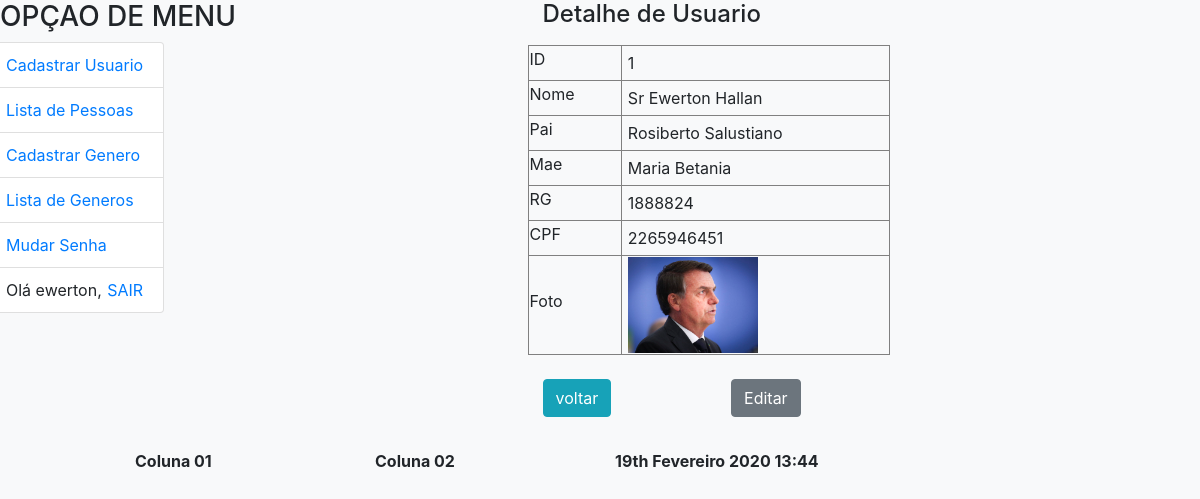
/pessoa/usuario_detalhe/1/ (signed in), run on the app's committed database.
### pessoa/models.py (models this page shows, shortened)
class Pessoa(models.Model):
    nome=models.CharField(
        max_length=100,
        null=False,
        blank=False,
        help_text='Escreva aqui o seu nome completo',
        verbose_name='Nome Completo',
        error_messages={
            'null':'Valor nulo nao permitido',
            'blank': 'Valor vazio',
        }
    )
    genero=models.ForeignKey(Genero)
    rg=models.IntegerField(
        help_text='Escreva aqui somente os numeros do RG',
        verbose_name='Número do RG',
        unique=True,
    )
    cpf=models.CharField(
        max_length=15,
        help_text='Escreva aqui somente os numeros do CPF',
        verbose_name='Número do CPF',
        unique=True,
        db_index=True,
    )
    estadocivil=models.CharField(
        max_length=20,
        choices=[
            ('S','Solteiro'),
            ('C','Casado'),
            ('V','Viúvo'),
            ('D','Desquitado'),
            ('U','União Estável'),
        ],
        error_messages={
            'invalid_choice':'Valor nao permitido',
        },
        default='S',
        db_index=True,
        verbose_name='Estado Cívil',
    )
    pai=models.CharField(
        max_length=100,
        help_text='Escreva aqui nome completo do seu pai',
        verbose_name='Nome do Pai',
    )
    mae=models.CharField(
        max_length=100,
        help_text='Escreva aqui nome completo do sua mae',
        verbose_name='Nome da Mãe',
    )
    email=models.CharField(
        max_length=200,
        help_text='Escreva aqui o seu e-mail',
        verbose_name='E-Mail',
    )
    telefone=models.CharField(
        max_length=15,
        help_text='Escreva aqui o numero de seu telefone (xx) 99999-9999',
        verbose_name='Telefone',
    )
    idade=models.IntegerField(
        default=0,
        help_text='Coloque aqui sua idade',
        validators=[validate_even],
        verbose_name='Idade',
    )
    foto=models.ImageField(
        upload_to='pessoa_fotos/',
        blank=True,
        help_text = 'Escolha uma foto para o seu perfil',
        verbose_name = 'Foto',
    )
    dt_log=models.DateField(
        auto_now=True,
        editable=False,
        verbose_name='Dt Criação',
    )
    def getPronomeTratamento (self):
        sx = str(self.genero)[0].upper()
        if sx == 'M':
            ptr = 'Sr'
        elif sx == 'F':
            ptr = 'Sra'
        else:
            ptr = ''
        return ptr
    class Meta:
        ordering = ['nome', 'idade']
        verbose_name = 'pessoa'
        verbose_name_plural = 'pessoas'

### pessoa/views.py (the view)
# urls.py: url(r'^usuario_detalhe/(?P<p_id>[0-9]{,2})/$', views.pessoa_usuario_detalhe, name='pessoa_usuario_detalhe'),
def pessoa_usuario_detalhe(request, p_id):
    if not(request.user.is_authenticated):
       return redirect('login')
    else:
        dados = Pessoa.objects.select_related().get(id=p_id)
        result = []
        result.append(Obj_Detalhe('ID',dados.id))
        result.append(Obj_Detalhe('Nome',dados.getPronomeTratamento() + ' ' + dados.nome))
        result.append(Obj_Detalhe('Pai',dados.pai))
        result.append(Obj_Detalhe('Mae',dados.mae))
        result.append(Obj_Detalhe('RG',dados.rg))
        result.append(Obj_Detalhe('CPF',dados.cpf))
        result.append(Obj_Detalhe('Foto',"<img src='/upload/" + str(dados.foto) + "' width='130px'/>"))
    contexto = {'detalhe':result, 'titulo':'Usuario'}
    return render(request, 'pessoa/detalhe.html', contexto)

### pessoa/models.py (called while the page is built)
    def __str__(self):
        return self.descricao

### pessoa/templates/pessoa/detalhe.html (shortened to what this page needs)
{% extends 'pessoa/base.html' %}
{% block main %}{% endblock%}

### pessoa/templates/pessoa/base.html (shortened to what this page needs)
{% include 'pessoa/_header.html' %}
<body class="bg-light">
    <div class="row">
        <div class="col-md-5 mb-3">
            <h3>OPÇAO DE MENU</h3>
            <div class="row">
                <ul class="list-group mb-3">
                    <li class="list-group-item d-flex justify-content-between lh-condensed">
                        <a href="/pessoa/usuario/"> Cadastrar Usuario</a>
                    </li>
                    <li class="list-group-item d-flex justify-content-between lh-condensed">
                        <a class=”nav-link” href="{% url 'pessoa_usuario_lista' %}"> Lista de Pessoas</a>
                    </li>
                    <li class="list-group-item d-flex justify-content-between lh-condensed">
                        <a href="/pessoa/genero/"> Cadastrar Genero</a>
                    </li>
                    <li class="list-group-item d-flex justify-content-between lh-condensed">
                        <a class=”nav-link” href="{% url 'pessoa_genero_lista' %}"> Lista de Generos</a>
                    </li>
                    {% if user.is_authenticated %}
                    <li class="list-group-item d-flex justify-content-between lh-condensed">
                        <a class=”nav-link” href="{% url 'alterar-senha' %}"> Mudar Senha</a>
                    </li>
                    {% endif %}
                    <li class="list-group-item d-flex justify-content-between lh-condensed">
                        {% if user.is_authenticated %}
                            Olá {{ user.username }},
                        {% endif %}
                        <a class=”nav-link” href="{% url 'logout' %}">SAIR</a>
                    </li>
                </ul>
            </div>
        </div>
        <div class="col-md-5 mb-3">
            <div class="container">
                {% block main %}
                {% endblock %}
            </div>
        </div>
    </div>
{% include 'pessoa/_footer.html' %}

### files_html/form-validation.css (style rules this page uses)
.container { max-width: 960px; }
.lh-condensed { line-height: 1.25; }

### data on the page
Pessoa: pai+mae+cpf "Detalhe de Usuario ID 1 Nome Sr Ewerton Hallan Pai Rosiberto Salustiano Mae Maria Betania RG 1888824 CPF 2265946451 Foto voltar Editar", pai+mae+cpf (picture)

### other printed values
{{ user.username }} "ewerton"
